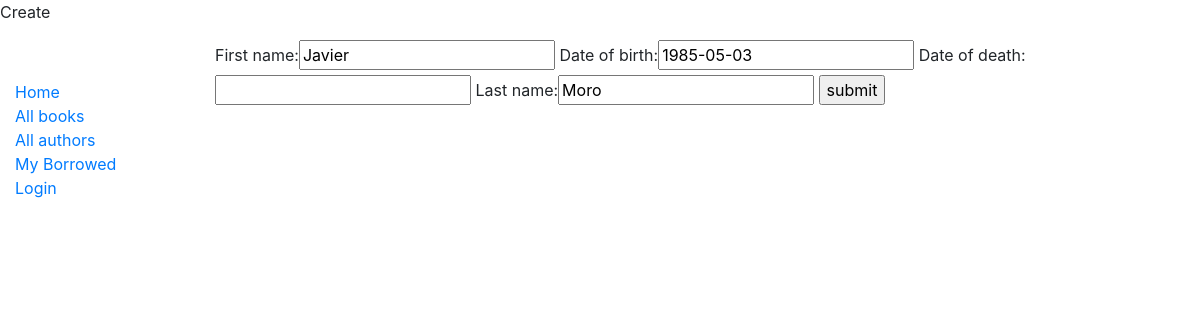
/catalog/author/6/update/, run on the app's committed database.
### catalog/models.py (models this page shows, shortened)
class Author(models.Model):
	first_name=models.CharField(max_length=20)
	date_of_birth=models.DateField(null=False,blank=False)
	date_of_death=models.DateField(null=True,blank=True)
	last_name=models.CharField(max_length=20)
	class Meta:
		ordering=['last_name','first_name']

### catalog/views.py (the view)
# urls.py: path('author/<int:pk>/update/', views.AuthorUpdate.as_view(), name='author_update'),
class AuthorUpdate(UpdateView):
	model=Author
	fields="__all__"
	temolate_name_suffix="catalog/author_update_form.html"
	success_url=reverse_lazy('authors')

### catalog/templates/catalog/author_form.html (shortened to what this page needs)
<p>Create </p>
{% extends "catalog/base_generic.html" %}
{% block content %}
<form action="" method="POST">
	{{form.as_table}}
	<input type="Submit" value="submit">
</form>
{% endblock %}

### data on the page
Author: first_name "Javier", date_of_birth "1985-05-03", last_name "Moro"
